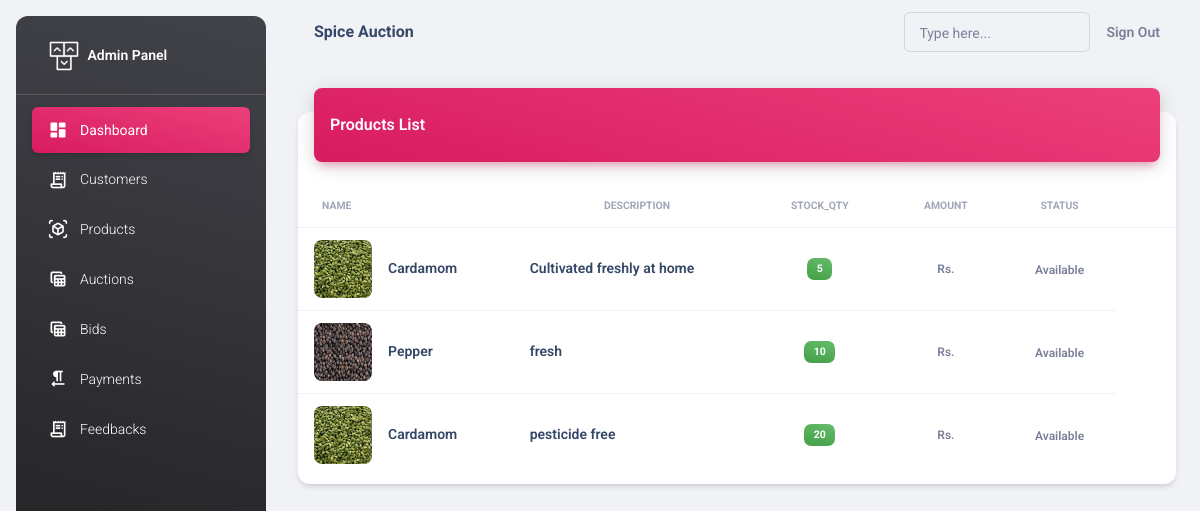
Before: /adminapi/products/ (signed in) with the older database file.
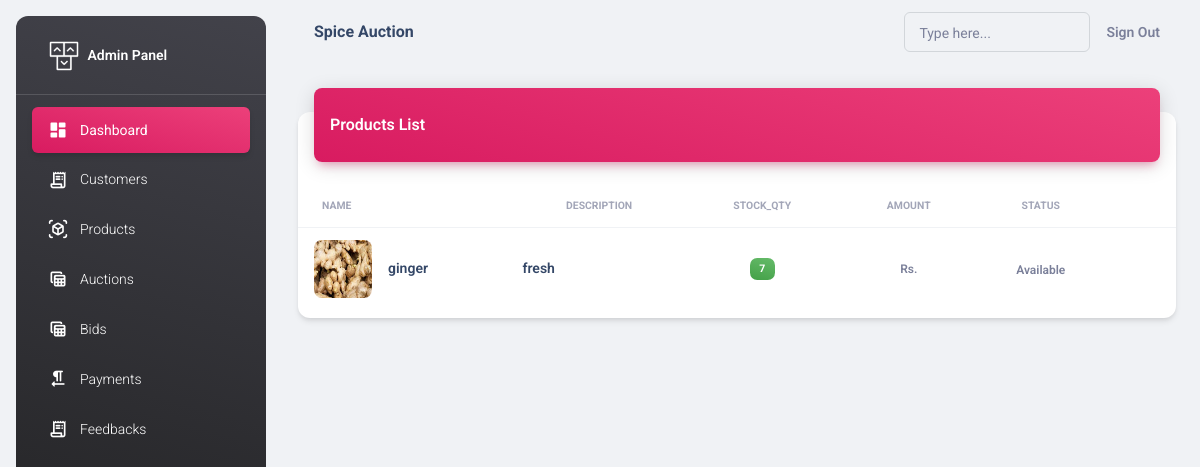
After: the same page with the newer database file.
### adminapi/models.py (models this page shows, shortened)
class Spice(models.Model):
    seller = models.ForeignKey(Seller, on_delete=models.CASCADE)
    name = models.CharField(max_length=100)
    description = models.CharField(max_length=100)
    stock_quantity = models.PositiveIntegerField(default=0)
    image = models.ImageField(upload_to="images", null=True)
    created_at = models.DateTimeField(auto_now_add=True)
    choices= [
        ('Available', 'Available'),
        ('Not Available', 'Not Available'),
    ]
    status=models.CharField(max_length=50, choices=choices, default='Available')

### adminapi/views.py (the view)
# urls.py: path("products/",views.ProductsView.as_view(),name="products"),
@method_decorator(decs,name="dispatch")
class ProductsView(ListView):
    template_name="products.html"
    model=Spice
    context_object_name="spices"

### adminapi/views.py (called while the page is built)
def signin_required(fn):
    def wrapper(request,*args,**kwargs):
        if not request.user.is_authenticated:
            messages.error(request,"invalid session!..please login")
            return redirect("adminsignin")
        else:
            return fn(request,*args,**kwargs)
    return wrapper

def is_admin(fn):
    def wrapper(request,*args,**kwargs):
        if not request.user.is_superuser:
            messages.error(request,"Permission denied for current user !")
            return redirect("adminsignin")
        else:
            return fn(request,*args,**kwargs)
    return wrapper

### adminapi/templates/products.html
{%extends 'base.html'%}
{%load static%}
{%block body_block%}
<div class="container-fluid py-4">
    <div class="row">
      <div class="col-12">
        <div class="card my-4">
          <div class="card-header p-0 position-relative mt-n4 mx-3 z-index-2">
            <div class="bg-gradient-primary shadow-primary border-radius-lg pt-4 pb-3">
              <h6 class="text-white text-capitalize ps-3">Products List</h6>
            </div>
          </div>
          <div class="card-body px-0 pb-2">
            <div class="table-responsive p-0">
              <table class="table align-items-center mb-0">
                <thead>
                  <tr>
                    <th class="text-uppercase text-secondary text-xxs font-weight-bolder opacity-7">Name</th>
                    <th class="text-center text-uppercase text-secondary text-xxs font-weight-bolder opacity-7">Description</th>
                    <th class="text-center text-uppercase text-secondary text-xxs font-weight-bolder opacity-7">Stock_qty</th>
                    <th class="text-center text-uppercase text-secondary text-xxs font-weight-bolder opacity-7">Amount</th>
                    <th class="text-center text-uppercase text-secondary text-xxs font-weight-bolder opacity-7">Status</th>
                    <th class="text-secondary opacity-7"></th>
                  </tr>
                </thead>
                <tbody>
                    {%for s in spices%}
                        <tr>
                            <td>
                            <div class="d-flex px-2 py-1">
                                <div>
                                <img src="{{s.image.url}}" class="avatar avatar-lg me-3 border-radius-lg">
                                </div>
                                <div class="d-flex flex-column justify-content-center">
                                <h6 class="mb-0 text-sm">{{s.name}}</h6>
                                </div>
                            </div>
                            </td>
                            <td>
                            <h6 class="mb-0 text-sm">{{s.description}}</h6>
                            </td>
                            <td class="align-middle text-center text-sm">
                            <span class="badge badge-sm bg-gradient-success">{{s.stock_quantity}}</span>
                            </td>
                            <td class="align-middle text-center text-sm">
                                <span class="text-secondary text-xs font-weight-bold">{{s.price}} Rs.</span>
                            </td>
                            <td class="align-middle text-center">
                            <span class="text-secondary text-xs font-weight-bold">{{s.status}}</span>
                            </td>
                        </tr>
                    {%endfor%}
                </tbody>
              </table>
            </div>
          </div>
        </div>
      </div>
    </div>
  </div>
{%endblock%}

### adminapi/templates/base.html (shortened to what this page needs)
<!DOCTYPE html>
<html lang="en">
<head>
  <link href="../assets/css/nucleo-icons.css" rel="stylesheet" />
  <link href="../assets/css/nucleo-svg.css" rel="stylesheet" />
  <link id="pagestyle" href="../assets/css/material-dashboard.css?v=3.0.0" rel="stylesheet" />
</head>
<body class="g-sidenav-show  bg-gray-200">
  <aside class="sidenav navbar navbar-vertical navbar-expand-xs border-0 border-radius-xl my-3 fixed-start ms-3   bg-gradient-dark" id="sidenav-main">
    <div class="sidenav-header">
      <a class="navbar-brand m-0" href=" https://demos.creative-tim.com/material-dashboard/pages/dashboard " target="_blank">
        <img src="../assets/img/logo-ct.png" class="navbar-brand-img h-100" alt="main_logo">
        <span class="ms-1 font-weight-bold text-white">Admin Panel</span>
      </a>
    </div>
    <hr class="horizontal light mt-0 mb-2">
      <ul class="navbar-nav">
        <li class="nav-item">
          <a class="nav-link text-white active bg-gradient-primary" href="{%url 'home'%}">
            <div class="text-white text-center me-2 d-flex align-items-center justify-content-center">
              <i class="material-icons opacity-10">dashboard</i>
            </div>
            <span class="nav-link-text ms-1">Dashboard</span>
          </a>
        </li>
        <li class="nav-item">
          <a class="nav-link text-white " href="{%url 'sellers'%}">
            <div class="text-white text-center me-2 d-flex align-items-center justify-content-center">
              <i class="material-icons opacity-10">receipt_long</i>
            </div>
            <span class="nav-link-text ms-1">Customers</span>
          </a>
        </li>
        <li class="nav-item">
          <a class="nav-link text-white " href="{%url 'products'%}">
            <div class="text-white text-center me-2 d-flex align-items-center justify-content-center">
              <i class="material-icons opacity-10">view_in_ar</i>
            </div>
            <span class="nav-link-text ms-1">Products</span>
          </a>
        </li>
        <li class="nav-item">
          <a class="nav-link text-white " href="{%url 'auctions'%}">
            <div class="text-white text-center me-2 d-flex align-items-center justify-content-center">
              <i class="material-icons opacity-10">table_view</i>
            </div>
            <span class="nav-link-text ms-1">Auctions</span>
          </a>
        </li>
        <li class="nav-item">
          <a class="nav-link text-white " href="{%url 'bids'%}">
            <div class="text-white text-center me-2 d-flex align-items-center justify-content-center">
              <i class="material-icons opacity-10">table_view</i>
            </div>
            <span class="nav-link-text ms-1">Bids</span>
          </a>
        </li>
        <li class="nav-item">
          <a class="nav-link text-white " href="#">
            <div class="text-white text-center me-2 d-flex align-items-center justify-content-center">
              <i class="material-icons opacity-10">format_textdirection_r_to_l</i>
            </div>
            <span class="nav-link-text ms-1">Payments</span>
          </a>
        </li>
        <li class="nav-item">
          <a class="nav-link text-white " href="{%url 'feedbacks'%}">
            <div class="text-white text-center me-2 d-flex align-items-center justify-content-center">
              <i class="material-icons opacity-10">receipt_long</i>
            </div>
            <span class="nav-link-text ms-1">Feedbacks</span>
          </a>
        </li>
      </ul>
  </aside>
  <main class="main-content position-relative max-height-vh-100 h-100 border-radius-lg ">
    <nav class="navbar navbar-main navbar-expand-lg px-0 mx-4 shadow-none border-radius-xl" id="navbarBlur" navbar-scroll="true">
      <div class="container-fluid py-1 px-3">
        <nav aria-label="breadcrumb">
          <h6 class="font-weight-bolder mb-0">Spice Auction</h6>
        </nav>
        <div class="collapse navbar-collapse mt-sm-0 mt-2 me-md-0 me-sm-4" id="navbar">
          <div class="ms-md-auto pe-md-3 d-flex align-items-center">
            <div class="input-group input-group-outline">
              <label class="form-label">Type here...</label>
              <input type="text" class="form-control">
            </div>
          </div>
          <ul class="navbar-nav  justify-content-end">
            <li class="nav-item d-flex align-items-center">
              <a href="{%url 'adminsignout'%}" class="nav-link text-body font-weight-bold px-0">
                <span class="d-sm-inline d-none">Sign Out</span>
              </a>
            </li>
          </ul>
        </div>
      </div>
    </nav>
    {%block body_block%}
    {%endblock%}
</body>
</html>

Changed rows visible on the page:
removed Spice: image (picture), name "Cardamom", description "Cultivated freshly at home", stock_quantity "5", status "Available"
removed Spice: image (picture), name "Pepper", description "fresh", stock_quantity "10", status "Available"
removed Spice: image (picture), name "Cardamom", description "pesticide free", stock_quantity "20", status "Available"
added Spice: image (picture), name "ginger", description "fresh", stock_quantity "7", status "Available"
